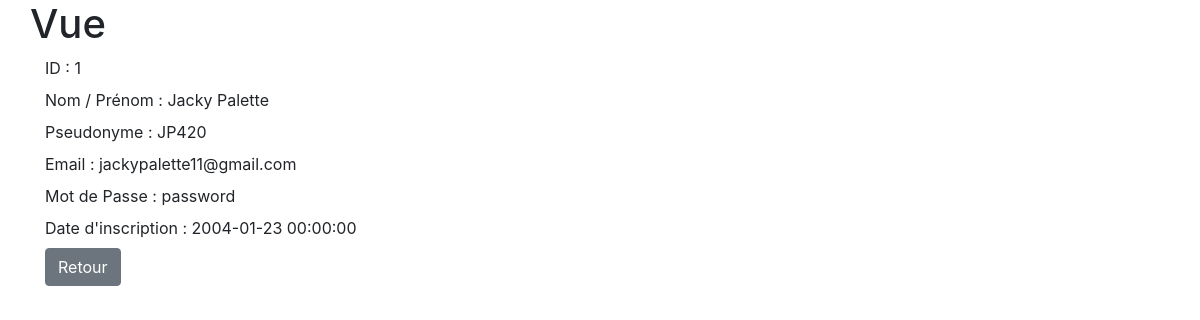
Page /edit.php?id=1&tableau=utilisateur on the committed database.
### tables this page shows
CREATE TABLE utilisateur (
	id INT(6) UNSIGNED AUTO_INCREMENT PRIMARY KEY,
	nomPrenom VARCHAR(60) NOT NULL,
	pseudo VARCHAR(30) NOT NULL,
	email VARCHAR(50) NOT NULL,
	motDePasse VARCHAR(50) NOT NULL,
	dateInscription DATETIME NOT NULL DEFAULT CURRENT_TIMESTAMP
	);

### edit.php (the view, shortened to what this page needs)
<?php
	require('database.php');
	$id = null;
	$tableau = null;
		if (!empty($_GET['id']))
		{
			$id = $_REQUEST['id'];
		}
		if (!empty($_GET['tableau']))
		{
			$tableau = $_REQUEST['tableau'];
		}
		if (null == $id || null == $tableau)
		{
		} else {
		$pdo = Database::connect();
		$pdo->setAttribute(PDO::ATTR_ERRMODE, PDO::ERRMODE_EXCEPTION) .
		$sql = "";
		$liste = [];
		$titres = [];
		if($tableau == 'utilisateur'){
			$sql = "SELECT * FROM utilisateur WHERE id = ?";
			$liste = ['id', 'nomPrenom', 'pseudo', 'email', 'motDePasse', 'dateInscription'];
			$titres = ['ID', 'Nom / Prénom', 'Pseudonyme', 'Email', 'Mot de Passe', 'Date d\'inscription'];
		}
		elseif($tableau == 'achats'){
			$sql = "SELECT * FROM achats WHERE id = ?";
			$liste = ['id', 'email', 'numArticle', 'nombreAchete', 'dateAchat'];
			$titres = ['ID', 'Email', 'Numéro de l\'article', 'Nombre d\'article acheté simultanément' , 'Date de l\'achat'];
		}
		elseif($tableau == 'article'){
			$sql = "SELECT * FROM article WHERE id = ?";
			$liste = ['id', 'numArticle', 'nomArticle', 'prix'];
			$titres = ['ID', 'Numéro de l\'article', 'Nom de l\'article', 'Prix'];
		}
		$query = $pdo->prepare($sql);
		$query->execute(array($id));
		$data = $query->fetch(PDO::FETCH_ASSOC);
		}
?>
<!DOCTYPE html>
<html lang="fr">
	<head>
		<link rel="stylesheet" href="https://cdn.jsdelivr.net/npm/bootstrap@4.5.3/dist/css/bootstrap.min.css">
	</head>
	<body>
		<div class="container">
			<div class="span10 offset1">
				<div class="row">
					<h1>Vue</h1>
				</div>
				<div class="form-horizontal" >
					<?php
						for ($i=0; $i < count($liste) ; $i++) {
					?>
					<div class="control-group">
						<label class="control-label">
							<?php
								echo $titres[$i] . " : " . $data[$liste[$i]];
							?>
						</label>
					</div>
					<?php
						}
					?>
				</div>
				<div class="form-actions">
					<a class="btn btn-secondary" href="index.php">Retour</a>
					</div>
			</div>
		</div>
	</body>
</html>

### rows in the picture
utilisateur: id "1", nomPrenom "Jacky Palette", pseudo "JP420", email "jackypalette11@gmail.com", motDePasse "password", dateInscription "2004-01-23 00:00:00"

### other values in the picture
$titres[$i] "ID"
$titres[$i] "Nom / Prénom"
$titres[$i] "Pseudonyme"
$titres[$i] "Email"
$titres[$i] "Mot de Passe"
$titres[$i] "Date d'inscription"
